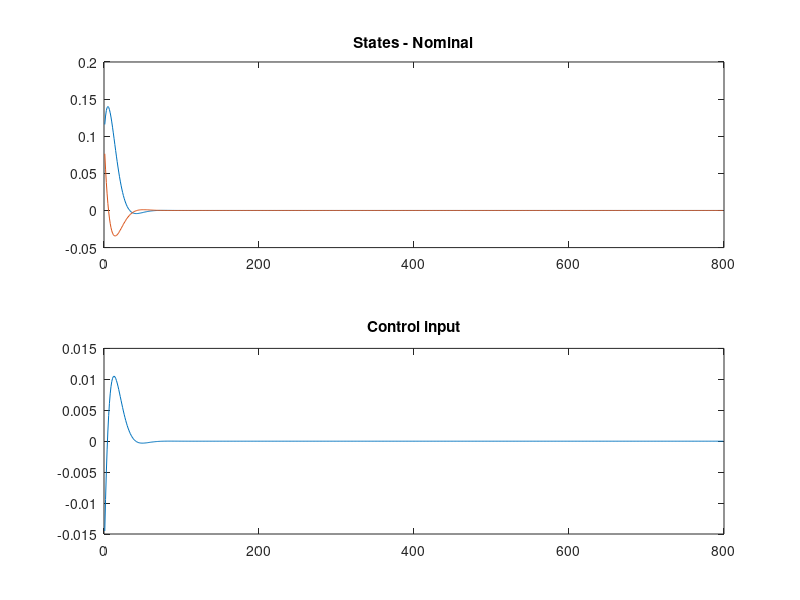
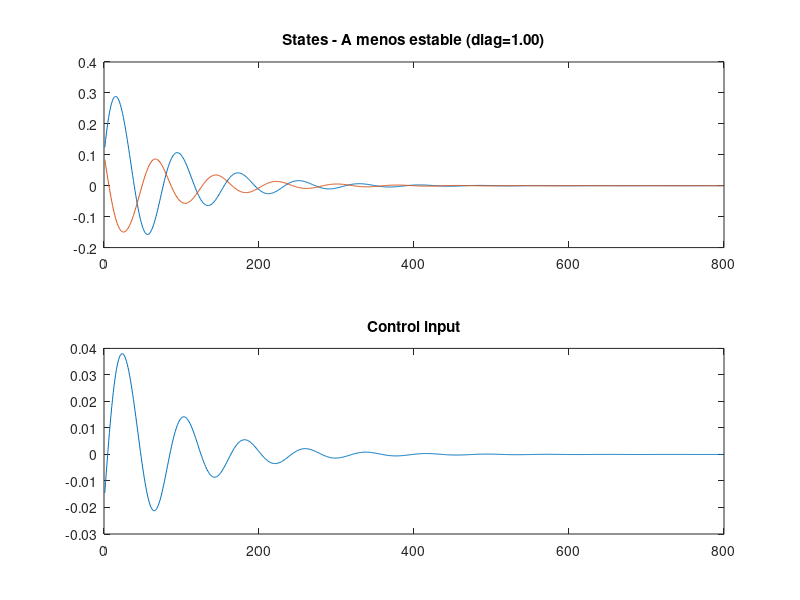
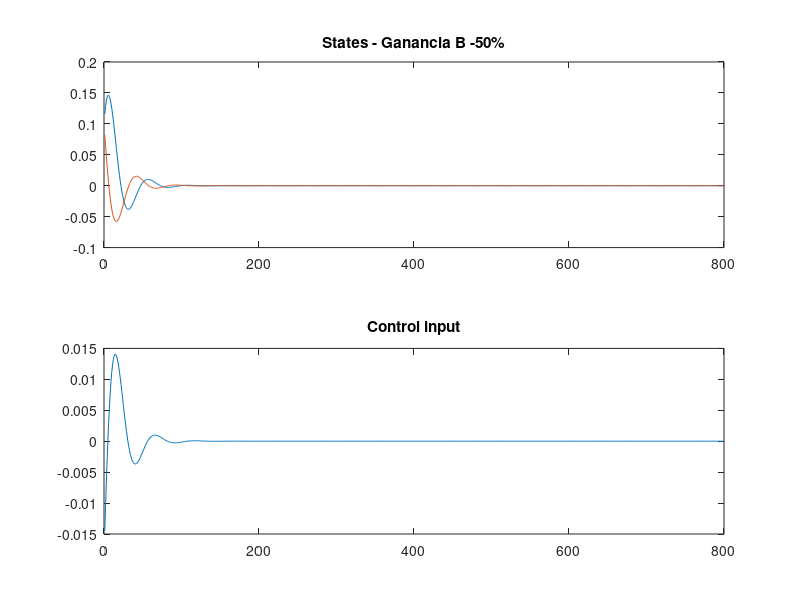
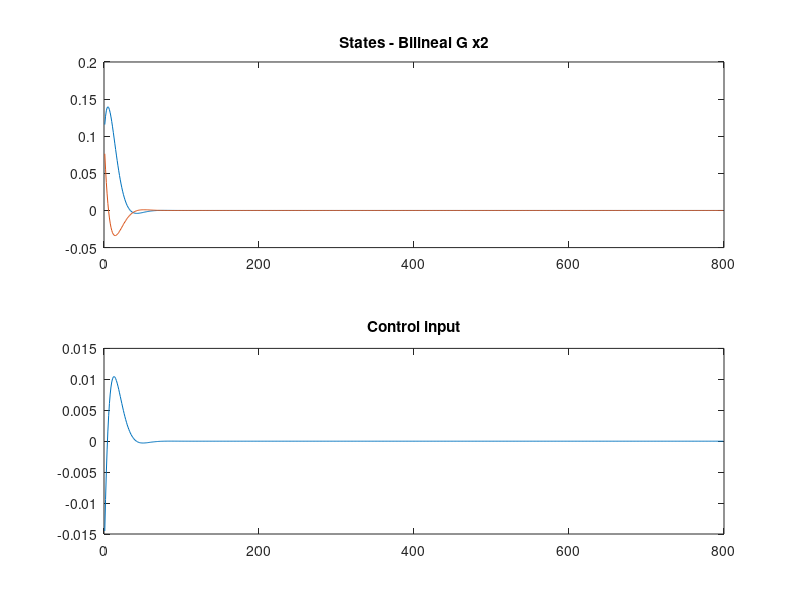

The MATLAB source for these figures, in order:
%% ============================================================================
%  NEUROCONTROLADOR  -  MODELO 3 (SOLO VALIDACIÓN - Robustez ante variaciones de planta)
% ============================================================================
%  Objetivo:
%    VALIDAR (sin reentrenar) la ROBUSTEZ del controlador entrenado en
%    DynamicBPControlEstaticoModelo0.m cuando la PLANTA cambia respecto a la
%    nominal con la que se entrenó. Se aplica el MISMO controlador (red
%    redcontrolestatico0, ne = 2) sobre varias plantas modificadas y se
%    observa si el lazo cerrado sigue siendo estable (regulación al origen).
%
%  Este script NO entrena: carga los pesos guardados, simula el lazo cerrado
%  para cada variante de planta y grafica la respuesta. No modifica ni guarda
%  los pesos (los .mat quedan intactos). El entrenamiento se hace en Modelo 0.
%
%  Variaciones de planta evaluadas (editar libremente en la sección 3):
%    1) Nominal           : la planta con la que se entrenó (referencia).
%    2) A menos estable   : autovalores de A más cerca/encima del círculo unitario.
%    3) Ganancia B -50%   : el control entra a la planta con la mitad de efecto.
%    4) Bilineal G x2     : se duplica el término dependiente del estado (G*x)*u.
% ============================================================================

%% Inicialización del entorno de trabajo
clear;        % Borra todas las variables del espacio de trabajo
clc;          % Limpia la ventana de comandos
close all;    % Cierra todas las figuras abiertas

disp('Hello');

%% Definición del sistema dinámico (PLANTA NOMINAL y sus VARIACIONES)
%  Modelo discreto bilineal:  x(k+1) = A*x + B*u + (G*x)*u

% --- Planta NOMINAL (con la que se entrenó el controlador) ---
A = [  0.98   0.18
    -0.10   0.98 ];
B = [  0
    0.8 ];
G = [   0.1    0.0
    0.1   -0.1 ];

% --- Conjunto de VARIANTES de planta a evaluar (una por celda) ---
%  Para añadir/quitar casos, edita estas celdas y la lista de etiquetas.
Avar = { A , [1.06 0.18; -0.10 1.06] , A           , A      };
Bvar = { B , B                       , 0.5*B       , B      };
Gvar = { G , G                       , G           , 2*G    };
etiq = { 'Nominal' , 'A menos estable (diag=1.00)' , 'Ganancia B -50%' , 'Bilineal G x2' };
nvar = numel(Avar);   % Número de variantes (= 4)

%% Parámetros de simulación y condición inicial
ndata = 800;   % Número de pasos (horizonte) de cada simulación

% Condición inicial única (igual para todas las variantes, para comparar SOLO
% el efecto del cambio de planta y no el de la condición inicial)
x0 = [ 0.1
    0.1 ];
x0 = 1*x0;     % Factor de escala de la condición inicial

%% Punto de operación deseado (REGULACIÓN al origen)
%  Para probar la estabilización ante variaciones, el objetivo es el origen.
x1ast = 0; x2ast = 0; uast = 0;
r = [ x1ast
    x2ast ];

%% Arquitectura de la red neuronal (el CONTROLADOR)
ne = 2;    % Número de entradas (= estado actual; sin sesgo/bias)
nm = 50;   % Número de neuronas en la capa oculta
ns = 1;    % Número de salidas (señal de control escalar)

%% Carga de los pesos entrenados en el Modelo 0
%  Trae v, w, c, a, nm. El controlador se usa TAL CUAL (no se reentrena).
load redcontrolestatico0;

%% Simulación del lazo cerrado para cada VARIANTE de planta (solo validación)
estado  = zeros(ndata-1,2,nvar);   % Trayectoria de estados por variante
u       = zeros(ndata-1,nvar);     % Señal de control por variante
errk    = zeros(ndata-1,nvar);     % Norma del error (= |x| en regulación) por paso

for iv = 1:nvar
    % Planta de esta variante
    Av = Avar{iv};  Bv = Bvar{iv};  Gv = Gvar{iv};

    x = x0;   % Misma condición inicial para todas las variantes
    for k = 1:ndata-1
        % ---------- Propagación hacia adelante de la red (cálculo de u) ----------
        in_red = x - r;                        % Entrada a la red = error de estado
        m = v'*in_red;                         % Activación lineal de la capa oculta
        n = 2.0./(1 + exp(-(m-c)./a)) - 1;     % Sigmoide BIPOLAR (salida en [-1,1])
        out_red = w'*n;                        % Salida de la red
        u(k,iv) = out_red' + uast;             % Control = salida de la red + feedforward u*

        % ---------- Dinámica de la planta MODIFICADA ----------
        x = Av*x + Bv*u(k,iv) + (Gv*x)*u(k,iv);

        estado(k,:,iv) = x';
        errk(k,iv)     = norm(x - r);
    end
end

%% Métricas de validación (¿sigue estabilizando ante el cambio de planta?)
fprintf('\n=== VALIDACION ROBUSTEZ ANTE VARIACIONES DE PLANTA ===\n');
for iv = 1:nvar
    xf = estado(end,:,iv)';
    if all(isfinite(xf)) && norm(xf) < 1e-2
        veredicto = 'ESTABLE';
    else
        veredicto = 'NO estabiliza';
    end
    fprintf('Var %d (%-28s): |x_final| = %10.3e -> %s\n', ...
        iv, etiq{iv}, norm(xf), veredicto);
end

%% Visualización de resultados
%  Una figura por variante de planta: estados arriba, control abajo.
%  Figura final: norma del estado ||x|| a lo largo del tiempo (todas las variantes).
for iv = 1:nvar
    figure(iv);
    subplot(2,1,1);
    plot(estado(:,:,iv));   title(['States - ' etiq{iv}]);
    subplot(2,1,2);
    plot(u(:,iv));          title('Control input');
end

figure(nvar+1);
plot(errk);   title('Norma del estado ||x|| por variante de planta');
xlabel('k'); ylabel('||x||'); legend(etiq, 'Location', 'best');

% NOTA: este script es SOLO de validación. No actualiza ni guarda los pesos;
%       el entrenamiento se realiza en DynamicBPControlEstaticoModelo0.m.
